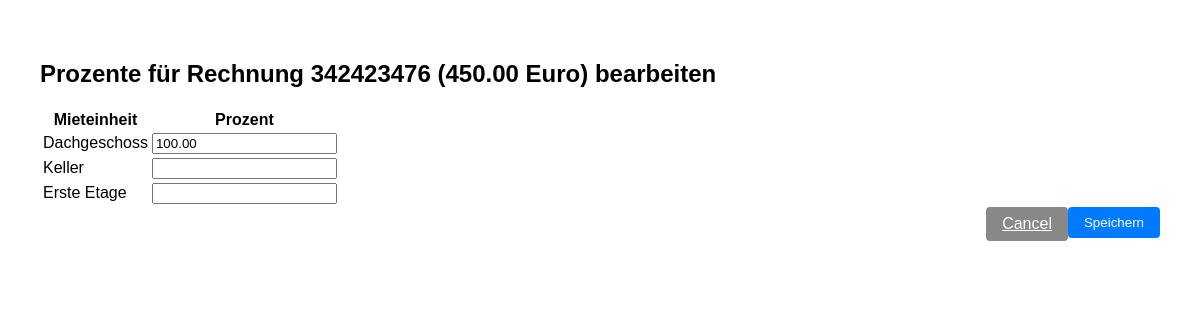
The app's page /prozent/bulk_update/1/ (signed in) with its own data.
### kostenpruefung_mietobjekte_app/models.py (models this page shows, shortened)
class Rechnung(models.Model):
    created_by = models.ForeignKey(User, on_delete=models.CASCADE, related_name="rechnungen_created", null=True, blank=True)
    datum = models.DateField()
    rechnungsnummer = models.CharField(max_length=255)
    name = models.CharField(max_length=255) # Descriptive name to identify the payment
    betrag = models.DecimalField(max_digits=10, decimal_places=2)
    art = models.ForeignKey('Rechnungsart', on_delete=models.PROTECT)
    lieferant = models.ManyToManyField('Lieferant')
    bezahlt_am = models.DateField()
    mietobjekt = models.ForeignKey('Mietobjekt', on_delete=models.CASCADE, related_name="rechnungen", null=True, blank=True)
    def __str__(self):
        return f"Rechnung {self.rechnungsnummer} - {self.name}"

class Prozent(models.Model):
    mieteinheit = models.ForeignKey('Mieteinheit', on_delete=models.CASCADE, related_name="prozent_mieteinheit")
    rechnung = models.ForeignKey('Rechnung', on_delete=models.CASCADE, related_name="prozent_rechnung")
    prozent = models.DecimalField(max_digits=5, decimal_places=2, null=True, blank=True)  # Value between 0 and 100

class Mieteinheit(models.Model):
    mietobjekt = models.ForeignKey(Mietobjekt, on_delete=models.CASCADE, related_name="mieteinheiten")
    name = models.CharField(max_length=255)
    kaufdatum = models.DateField(null=True, blank=True)
    kaufpreis = models.DecimalField(max_digits=10, decimal_places=2, null=True, blank=True)
    darlehen = models.DecimalField(max_digits=10, decimal_places=2, null=True, blank=True)
    grundschuld = models.DecimalField(max_digits=10, decimal_places=2, null=True, blank=True)
    def __str__(self):
        return f"{self.name} ({self.mietobjekt.name})"

### kostenpruefung_mietobjekte_app/views.py (the view)
# urls.py: path('prozent/bulk_update/<int:rechnung_id>/', prozent_bulk_update, name='prozent_bulk_update'),
@login_required
def prozent_bulk_update(request, rechnung_id):
    rechnung = Rechnung.objects.filter(id=rechnung_id, created_by=request.user).first()
    if not rechnung:
        return HttpResponse("Nicht erlaubt", status=403)
    mieteinheiten = rechnung.mietobjekt.mieteinheiten.all()
    ProzentFormSet = modelformset_factory(Prozent, form=ProzentForm, extra=0, can_delete=False)
    for mieteinheit in mieteinheiten:
        Prozent.objects.get_or_create(rechnung=rechnung, mieteinheit=mieteinheit)
    queryset = Prozent.objects.filter(rechnung=rechnung, mieteinheit__in=mieteinheiten)
    if request.method == 'POST':
        print("POST data:", request.POST)  # Debug: print POST data
        formset = ProzentFormSet(request.POST, queryset=queryset)
        print("Formset is valid:", formset.is_valid())  # Debug: print formset validity
        if formset.is_valid():
            instances = formset.save(commit=False)
            print("Instances to save:", instances)  # Debug: print instances
            for instance in instances:
                instance.rechnung = rechnung
                instance.save()
            formset.save_m2m()
            print("Saved successfully, redirecting.")
            return redirect('kostenpruefung_mietobjekte_app:rechnungen')
        else:
            print("Formset errors:", formset.errors)  # Debug: print errors
    else:
        formset = ProzentFormSet(queryset=queryset)
    return render(request, 'kostenpruefung_mietobjekte_app/prozent_bulk_form.html', {
        'formset': formset,
        'rechnung': rechnung,
    })

### kostenpruefung_mietobjekte_app/templates/kostenpruefung_mietobjekte_app/prozent_bulk_form.html (shortened to what this page needs)
{% load static %}
<!DOCTYPE html>
<html lang="de">
<head>
    <link rel="stylesheet" href="{% static 'kostenpruefung_mietobjekte_app/style.css' %}">
</head>
<body>
<div class="main-content">
    <h2>Prozente für Rechnung {{ rechnung.rechnungsnummer }} ({{ rechnung.betrag }} Euro) bearbeiten</h2>
    <form method="post">
        <table>
            <tr>
                <th>Mieteinheit</th>
                <th>Prozent</th>
            </tr>
            {% for form in formset %}
                <tr>
                    <td>{{ form.instance.mieteinheit.name }}</td>
                    <td>{{ form.prozent }}</td>
                </tr>
            {% endfor %}
        </table>
        <button type="submit" class="action-btn">Speichern</button>
        <a href="{% url 'kostenpruefung_mietobjekte_app:rechnungen' %}" class="action-btn" style="background:#888;">Cancel</a>
    </form>
</div>
</body>
</html>

### kostenpruefung_mietobjekte_app/static/kostenpruefung_mietobjekte_app/style.css (style rules this page uses)
body { margin: 0; font-family: Arial, sans-serif; }
.main-content { flex: 1; padding: 40px; }
.action-btn { float: right; padding: 8px 16px; background: #007bff; color: #fff; border: none; border-radius: 4px; cursor: pointer; margin-bottom: 20px; }

### records on screen
Rechnung: rechnungsnummer "342423476", betrag "450.00"
Prozent: instance.mieteinheit.name "Dachgeschoss"
Prozent: instance.mieteinheit.name "Keller"
Prozent: instance.mieteinheit.name "Erste Etage"
